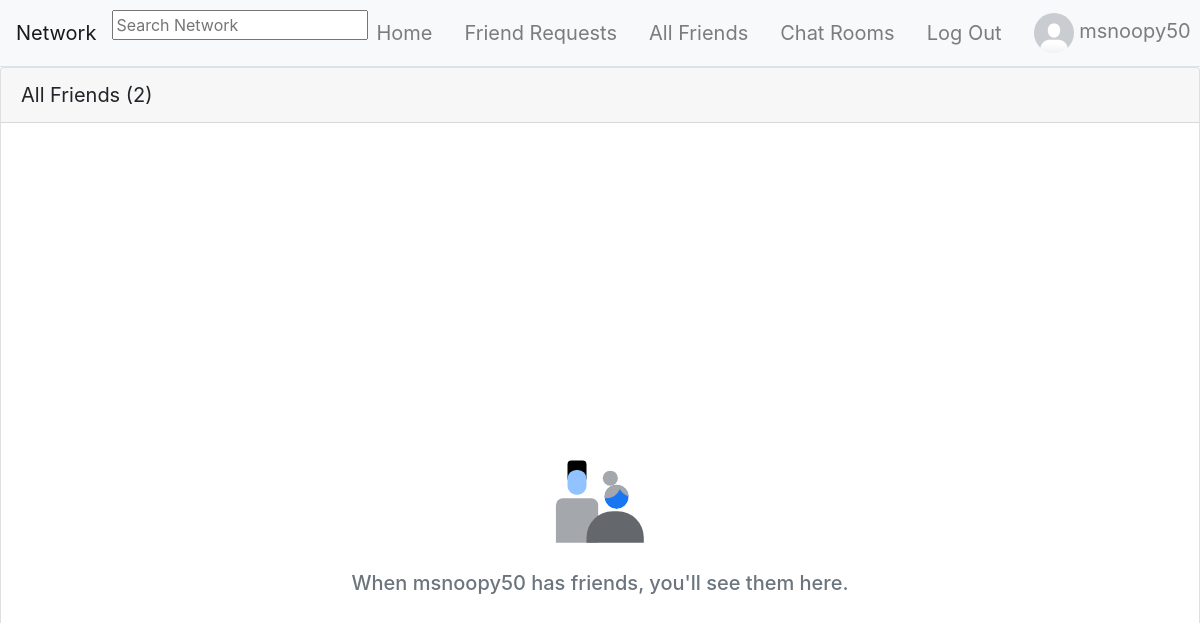
Page /profile_friends/14 (signed in) on the earlier database version.
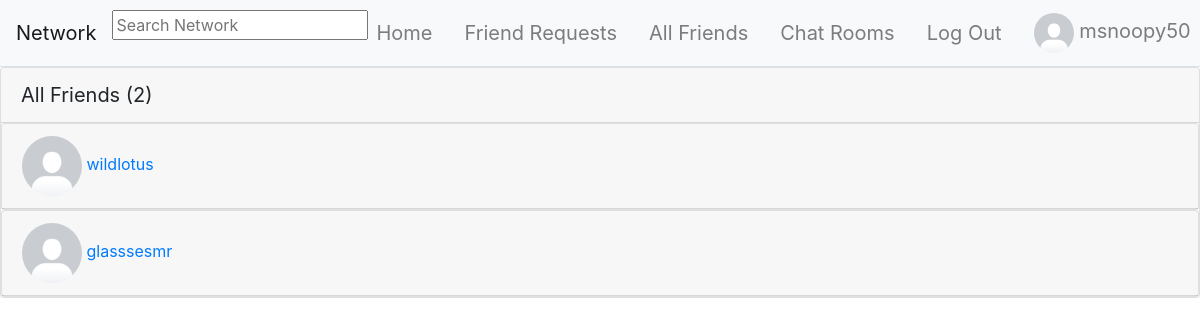
Same page on the later database version.
### network/models.py (models this page shows, shortened)
class UserProfile(models.Model):
    user = models.OneToOneField(User, primary_key=True, related_name="profile", on_delete=models.CASCADE)
    bio = models.TextField(blank=True, default="No Bio...", max_length=101)
    picture = models.ImageField(blank=True, default="default_profile_image.png")
    friends = models.ManyToManyField(User, blank=True, related_name="friends")
    blocked = models.ManyToManyField(User, blank=True, related_name="blocked")

class User(AbstractUser):
    pass

class FriendRequest(models.Model):
    from_user = models.ForeignKey(User, related_name="from_user", on_delete=models.CASCADE)
    to_user = models.ForeignKey(User, related_name="to_user", on_delete=models.CASCADE)
    active = models.BooleanField(default=True)
    class Meta:
        constraints = [
            models.UniqueConstraint(
                name="%(app_label)s_%(class)s_unique_relationships",
                fields=["from_user", "to_user"]
            ),
            models.CheckConstraint(
                name="%(app_label)s_%(class)s_prevent_self_friending",
                check=~models.Q(from_user=models.F("to_user")),
            ),
        ]

### network/views.py (the view)
# urls.py: path("profile_friends/<int:profile_id>", views.profile_friends, name="profile_friends"),
@login_required
def profile_friends(request, profile_id):
    try:
        profile = UserProfile.objects.get(pk=profile_id)
        friends = profile.friends.all()
        friend_requests = FriendRequest.objects.filter(
            Q(from_user__in=friends, to_user=profile.user, active=False) | Q(to_user__in=friends, from_user=profile.user, active=False)
        )
    except UserProfile.DoesNotExist:
        return JsonResponse({"error": "User matching query does not exist."}, status=400)
    return render(request, "network/profile_friends.html", {
        "profile": profile,
        "friends": friend_requests
    })

### templates/network/profile_friends.html (shortened to what this page needs)
{% extends "network/layout.html" %} {% load static %}
{% block body %}
{% if not profile.user in request.user.profile.blocked.all %}
<div class="card">
    <div class="card-header" style="font-size: 20px;">All Friends ({{ profile.friends.all.count }})</div>
    {% for friend in friends %}
    {% if friend.to_user == profile.user %}
    <div class="card">
        <div class="card-header d-flex justify-content-start">
            <div>
                <a href="{% url 'profile' friend.from_user.id %}">
                    <div>
                        <img src="{{ friend.from_user.profile.picture.url }}" alt="" width="60px" height="60px"
                            style="border-radius: 50%">
                        {{ friend.from_user }}
                    </div>
                </a>
            </div>
        </div>
    </div>
    {% endif %}
    {% empty %}
    <div class="d-flex align-items-center justify-content-center flex-column min-vh-100">
        <div class="p-2">
            <img src="{% static 'network/images/null_states_people_gray_wash.svg' %}" width="112" height="112" alt="">
        </div>
        <div class="p-2 text-muted">
            <h5 class="text-muted">When {{ profile.user.username }} has friends, you'll see them here.</h5>
        </div>
    </div>
</div>
{% endfor %}
{% endif %}
{% endblock %}

Differences in the rows shown:
shown differently, row unchanged: UserProfile: user.username "msnoopy50" → (not shown)
added FriendRequest: from_user.profile.picture (placeholder picture), from_user "wildlotus"
added FriendRequest: from_user.profile.picture (placeholder picture), from_user "glasssesmr"
Other differences:
text no longer shown: "When has friends, you'll see them here."
